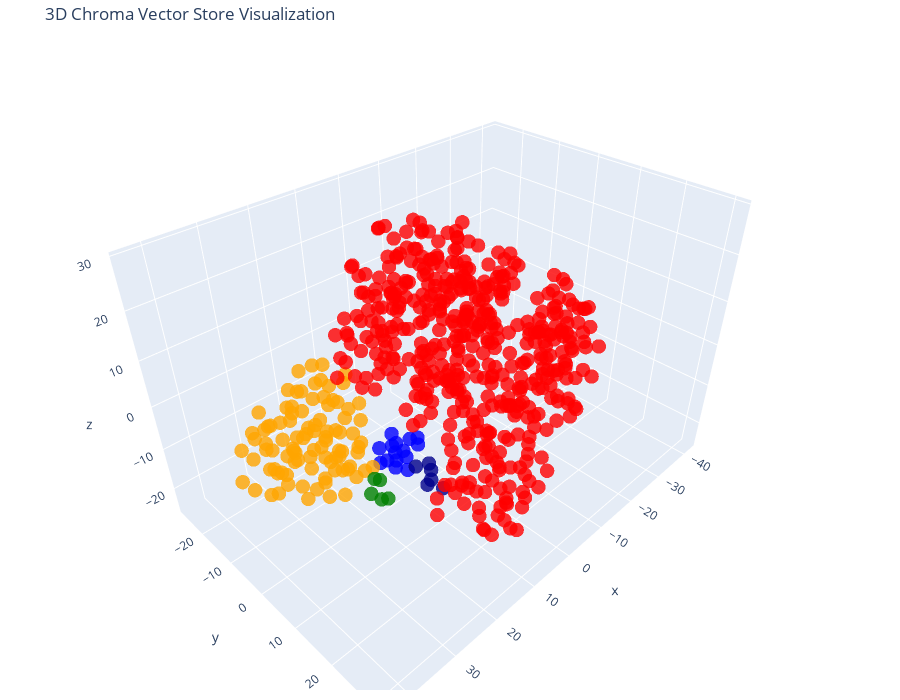

Write notebook code for a chart like this one.
### Code cell
# Visualzing in 3D!

tsne = TSNE(n_components=3, random_state=42)
reduced_vectors = tsne.fit_transform(vectors)

# Create the 3D scatter plot
fig = go.Figure(data=[go.Scatter3d(
    x=reduced_vectors[:, 0],
    y=reduced_vectors[:, 1],
    z=reduced_vectors[:, 2],
    mode='markers',
    marker=dict(size=5, color=colors, opacity=0.8),
    text=[f"Type: {t}<br>Text: {d[:100]}..." for t, d in zip(doc_types, documents)],
    hoverinfo='text'
)])

fig.update_layout(
    title='3D Chroma Vector Store Visualization',
    scene=dict(xaxis_title='x', yaxis_title='y', zaxis_title='z'),
    width=900,
    height=700,
    margin=dict(r=10, b=10, l=10, t=40)
)

fig.show()

### Figure 1 — Plotly figure (JSON) as saved in the notebook; plotly's stock layout.template omitted (floating-point values rounded to 4 significant figures; data arrays with more than 128 entries replaced by an {"elided": "..."} marker saying what was removed)
{"data": [{"hoverinfo": "text", "marker": {"color": {"elided": "582 str values"}, "opacity": 0.8, "size": 5}, "mode": "markers", "text": {"elided": "582 str values"}, "type": "scatter3d", "x": {"elided": "582 float values"}, "y": {"elided": "582 float values"}, "z": {"elided": "582 float values"}}], "layout": {"height": 700, "margin": {"b": 10, "l": 10, "r": 10, "t": 40}, "scene": {"xaxis": {"title": {"text": "x"}}, "yaxis": {"title": {"text": "y"}}, "zaxis": {"title": {"text": "z"}}}, "title": {"text": "3D Chroma Vector Store Visualization"}, "width": 900}}
